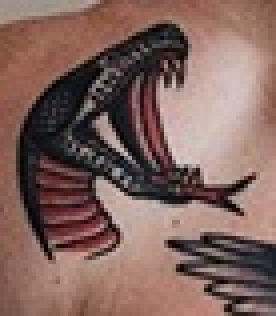
#> input picture Tugas/2/DataTato/DataCCTV.jpg, 69 x 79 px, shrunk from 113 x 131 before the run (shown 4 times larger)
$ jupyter execute --allow-errors 2008107010030_tugas2.ipynb
#> lines starting #> are read from the running program, lines starting #| are printed output that depends on the picture
# Tugas 2 Visi Komputer
Bayangkan anda bekerja sebagai anggota dari CSI (Crime Scene Investigation). Anda bekerja sebagai ahli cyber forensic. Kali ini, anda mendapat pekerjaan untuk mengidentifikasikan gambar tato seorang kriminal yang didapat dari CCTV. Namun identitas orang tersebut belum dapat diketahui. Anda memiliki data gambar-gambar orang tersangka, ada yang memiliki tato dan ada juga yang tidak memiliki tato. Jadi tugas anda di sini, ialah mengidentifikasikan siapakah kriminal yang dimaksud berdasarkan data gambar-gambar yang dimiliki.

Panduan:

Data gambar boleh disimpan di dalam folder, atau di dalam basis data.
* Simpan image descriptor untuk semua file gambar
* Baca semua data gambar dan temukan padanan antara descriptor dari image query dan descriptor dari semua gambar
* Gambar-gambar tato bisa diambil dari website kaggle.com atau website lainnya yang memiliki dataset gambar tato.

Sertakan link google drive untuk mendownload gambar-gambar yang anda gunakan.

Nama    : M. Afkar Siddiq
NPM     : 2008107010030

Link foto google drive : https://drive.google.com/drive/folders/1ymTOdhEYyQrIo1DBJyOzp0CZLZoc3B10?usp=sharing

[cell 1]
import cv2
import numpy as np
import matplotlib.pyplot as plt


query_img = cv2.imread('DataTato/DataCCTV.jpg')
#> query_img is the input picture: shape (79, 69, 3); mean B, G, R 93.9, 100.3, 128.9
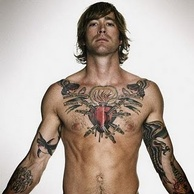
#> input picture Tugas/2/DataTato/1.jpg, 194 x 194 px, shrunk from 320 x 320 before the run
#> further down, train_img is the input picture: shape (194, 194, 3); mean B, G, R 160.2, 169.7, 182.8
#> `query_img_gray = cv2.cvtColor(query_img,cv2.COLOR_BGR2GRAY)`:
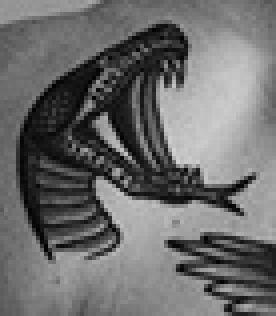
#> query_img_gray: shape (79, 69) (shown 4 times larger); min 1, max 212, mean 108.1
#> `train_img_gray = cv2.cvtColor(train_img, cv2.COLOR_BGR2GRAY)`:
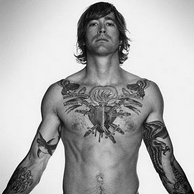
#> train_img_gray: shape (194, 194); min 0, max 255, mean 172.5
#> `query_keypoints, query_descriptors = orb.detectAndCompute(query_img_gr..`: query_keypoints = 8 keypoints; (x, y, size): (31, 45, 31), (34, 46, 31), (32, 39, 31), (37, 39, 31), (36, 37, 31), (35, 35, 31), (34, 31, 31), (36, 31, 31)
#> `train_keypoints, train_descriptors = orb.detectAndCompute(train_img_gr..`: train_keypoints = 392 keypoints; strongest (x, y, size): (123, 51, 31), (84, 66, 31), (78, 54, 31), (124, 52, 37.2)
#> `matches = matcher.match(query_descriptors,train_descriptors)`: matches = 8 matches
#> `output_img = cv2.drawMatches(query_img, query_keypoints, train_img, tr..`:
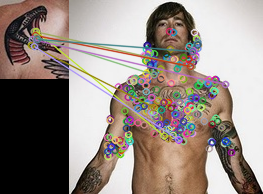
#> output_img: shape (194, 263, 3); mean B, G, R 129.3, 136.3, 147.7
i = 1
#> (the rest of this cell did not finish here and is left out)
